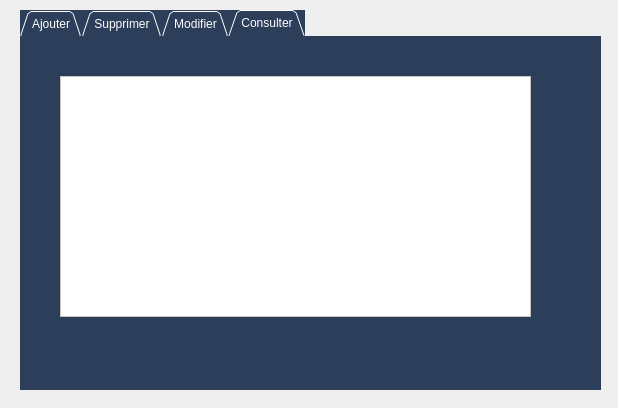
<?xml version="1.0" encoding="UTF-8"?>
<ui version="4.0">
 <class>Dialog_personnel</class>
 <widget class="QDialog" name="Dialog_personnel">
  <property name="geometry">
   <rect>
    <x>0</x>
    <y>0</y>
    <width>618</width>
    <height>408</height>
   </rect>
  </property>
  <property name="windowTitle">
   <string>Dialog</string>
  </property>
  <widget class="QTabWidget" name="tabWidget">
   <property name="geometry">
    <rect>
     <x>20</x>
     <y>10</y>
     <width>581</width>
     <height>380</height>
    </rect>
   </property>
   <property name="styleSheet">
    <string notr="true">background-color: rgb(44, 62, 89);
border-right-color: rgb(44, 62, 89);
border-color: rgb(44, 62, 89);
selection-background-color: rgb(255, 255, 255);
border-bottom-color: rgb(255, 255, 255);
border-bottom-color: rgb(44, 62, 89);
color: rgb(255, 255, 255);</string>
   </property>
   <property name="tabShape">
    <enum>QTabWidget::Triangular</enum>
   </property>
   <property name="currentIndex">
    <number>3</number>
   </property>
   <widget class="QWidget" name="tab_Ajouter">
    <attribute name="title">
     <string>Ajouter</string>
    </attribute>
    <widget class="QLineEdit" name="lineEdit_Nom">
     <property name="geometry">
      <rect>
       <x>144</x>
       <y>93</y>
       <width>133</width>
       <height>20</height>
      </rect>
     </property>
     <property name="styleSheet">
      <string notr="true">background-color: rgb(255, 255, 255);
color: rgb(0, 0, 0);
</string>
     </property>
    </widget>
    <widget class="QLineEdit" name="lineEdit_Prenom">
     <property name="geometry">
      <rect>
       <x>144</x>
       <y>119</y>
       <width>133</width>
       <height>20</height>
      </rect>
     </property>
     <property name="styleSheet">
      <string notr="true">background-color: rgb(255, 255, 255);
color: rgb(0, 0, 0);

</string>
     </property>
    </widget>
    <widget class="QLabel" name="Role">
     <property name="geometry">
      <rect>
       <x>31</x>
       <y>145</y>
       <width>29</width>
       <height>16</height>
      </rect>
     </property>
     <property name="styleSheet">
      <string notr="true">font: 10pt &quot;MS Shell Dlg 2&quot;;
</string>
     </property>
     <property name="text">
      <string>Role </string>
     </property>
    </widget>
    <widget class="QLineEdit" name="lineEdit_Pseudo">
     <property name="geometry">
      <rect>
       <x>144</x>
       <y>171</y>
       <width>133</width>
       <height>20</height>
      </rect>
     </property>
     <property name="styleSheet">
      <string notr="true">background-color: rgb(255, 255, 255);
color: rgb(0, 0, 0);

			</string>
     </property>
    </widget>
    <widget class="QLineEdit" name="lineEdit_Cin">
     <property name="geometry">
      <rect>
       <x>144</x>
       <y>67</y>
       <width>133</width>
       <height>20</height>
      </rect>
     </property>
     <property name="styleSheet">
      <string notr="true">background-color: rgb(255, 255, 255);
color: rgb(0, 0, 0);
</string>
     </property>
    </widget>
    <widget class="QLabel" name="Nombre_des_pages">
     <property name="geometry">
      <rect>
       <x>31</x>
       <y>119</y>
       <width>48</width>
       <height>16</height>
      </rect>
     </property>
     <property name="styleSheet">
      <string notr="true">font: 10pt &quot;MS Shell Dlg 2&quot;;</string>
     </property>
     <property name="text">
      <string>Prenom </string>
     </property>
    </widget>
    <widget class="QLineEdit" name="lineEdit_Role">
     <property name="geometry">
      <rect>
       <x>144</x>
       <y>145</y>
       <width>133</width>
       <height>20</height>
      </rect>
     </property>
     <property name="styleSheet">
      <string notr="true">background-color: rgb(255, 255, 255);
color: rgb(0, 0, 0);
</string>
     </property>
    </widget>
    <widget class="QLabel" name="Pseudo">
     <property name="geometry">
      <rect>
       <x>31</x>
       <y>171</y>
       <width>45</width>
       <height>16</height>
      </rect>
     </property>
     <property name="styleSheet">
      <string notr="true">font: 10pt &quot;MS Shell Dlg 2&quot;;</string>
     </property>
     <property name="text">
      <string>Pseudo </string>
     </property>
    </widget>
    <widget class="QLabel" name="Cin">
     <property name="geometry">
      <rect>
       <x>31</x>
       <y>67</y>
       <width>24</width>
       <height>16</height>
      </rect>
     </property>
     <property name="styleSheet">
      <string notr="true">font: 10pt &quot;MS Shell Dlg 2&quot;;</string>
     </property>
     <property name="text">
      <string>CIN </string>
     </property>
    </widget>
    <widget class="QLabel" name="Nom">
     <property name="geometry">
      <rect>
       <x>31</x>
       <y>93</y>
       <width>34</width>
       <height>16</height>
      </rect>
     </property>
     <property name="styleSheet">
      <string notr="true">font: 10pt &quot;MS Shell Dlg 2&quot;;</string>
     </property>
     <property name="text">
      <string>Nom  </string>
     </property>
    </widget>
    <widget class="QPushButton" name="pushButton_ajouter">
     <property name="geometry">
      <rect>
       <x>460</x>
       <y>320</y>
       <width>91</width>
       <height>23</height>
      </rect>
     </property>
     <property name="text">
      <string>Valider</string>
     </property>
    </widget>
    <widget class="QLineEdit" name="lineEdit_Num_Tel">
     <property name="geometry">
      <rect>
       <x>144</x>
       <y>301</y>
       <width>133</width>
       <height>20</height>
      </rect>
     </property>
     <property name="styleSheet">
      <string notr="true">background-color: rgb(255, 255, 255);
color: rgb(0, 0, 0);

			</string>
     </property>
    </widget>
    <widget class="QLabel" name="Num_Tel">
     <property name="geometry">
      <rect>
       <x>31</x>
       <y>301</y>
       <width>55</width>
       <height>16</height>
      </rect>
     </property>
     <property name="styleSheet">
      <string notr="true">font: 10pt &quot;MS Shell Dlg 2&quot;;</string>
     </property>
     <property name="text">
      <string>Num_Tel </string>
     </property>
    </widget>
    <widget class="QLineEdit" name="lineEdit_Adresse">
     <property name="geometry">
      <rect>
       <x>144</x>
       <y>223</y>
       <width>133</width>
       <height>20</height>
      </rect>
     </property>
     <property name="styleSheet">
      <string notr="true">background-color: rgb(255, 255, 255);
color: rgb(0, 0, 0);

			</string>
     </property>
    </widget>
    <widget class="QLabel" name="Adresse">
     <property name="geometry">
      <rect>
       <x>31</x>
       <y>223</y>
       <width>50</width>
       <height>16</height>
      </rect>
     </property>
     <property name="styleSheet">
      <string notr="true">font: 10pt &quot;MS Shell Dlg 2&quot;;</string>
     </property>
     <property name="text">
      <string>Adresse </string>
     </property>
    </widget>
    <widget class="QLineEdit" name="lineEdit_Mdp">
     <property name="geometry">
      <rect>
       <x>144</x>
       <y>197</y>
       <width>133</width>
       <height>20</height>
      </rect>
     </property>
     <property name="styleSheet">
      <string notr="true">background-color: rgb(255, 255, 255);
color: rgb(0, 0, 0);

			</string>
     </property>
    </widget>
    <widget class="QLabel" name="Mot_passe">
     <property name="geometry">
      <rect>
       <x>31</x>
       <y>197</y>
       <width>86</width>
       <height>16</height>
      </rect>
     </property>
     <property name="styleSheet">
      <string notr="true">font: 10pt &quot;MS Shell Dlg 2&quot;;</string>
     </property>
     <property name="text">
      <string>Mot_de_passe </string>
     </property>
    </widget>
    <widget class="QLineEdit" name="lineEdit_Cp">
     <property name="geometry">
      <rect>
       <x>144</x>
       <y>249</y>
       <width>133</width>
       <height>20</height>
      </rect>
     </property>
     <property name="styleSheet">
      <string notr="true">background-color: rgb(255, 255, 255);
color: rgb(0, 0, 0);

			</string>
     </property>
    </widget>
    <widget class="QLabel" name="Code_Postale">
     <property name="geometry">
      <rect>
       <x>31</x>
       <y>249</y>
       <width>72</width>
       <height>16</height>
      </rect>
     </property>
     <property name="styleSheet">
      <string notr="true">font: 10pt &quot;MS Shell Dlg 2&quot;;</string>
     </property>
     <property name="text">
      <string>code_postal </string>
     </property>
    </widget>
    <widget class="QLineEdit" name="lineEdit_Cdp">
     <property name="geometry">
      <rect>
       <x>144</x>
       <y>275</y>
       <width>133</width>
       <height>20</height>
      </rect>
     </property>
     <property name="styleSheet">
      <string notr="true">background-color: rgb(255, 255, 255);
color: rgb(0, 0, 0);

			</string>
     </property>
    </widget>
    <widget class="QLabel" name="CodeDepartement">
     <property name="geometry">
      <rect>
       <x>31</x>
       <y>275</y>
       <width>107</width>
       <height>16</height>
      </rect>
     </property>
     <property name="styleSheet">
      <string notr="true">font: 10pt &quot;MS Shell Dlg 2&quot;;</string>
     </property>
     <property name="text">
      <string>CodeDepartement </string>
     </property>
    </widget>
   </widget>
   <widget class="QWidget" name="tab_Supprimer">
    <attribute name="title">
     <string>Supprimer</string>
    </attribute>
    <widget class="QLabel" name="label_2">
     <property name="geometry">
      <rect>
       <x>60</x>
       <y>31</y>
       <width>331</width>
       <height>20</height>
      </rect>
     </property>
     <property name="styleSheet">
      <string notr="true">font: 10pt &quot;MS Shell Dlg 2&quot;;</string>
     </property>
     <property name="text">
      <string>Tapez le numero CIN que vous souhaite le supprimer</string>
     </property>
    </widget>
    <widget class="QLineEdit" name="lineEdit_ide_4">
     <property name="geometry">
      <rect>
       <x>410</x>
       <y>31</y>
       <width>109</width>
       <height>20</height>
      </rect>
     </property>
     <property name="styleSheet">
      <string notr="true">background-color: rgb(255, 255, 255);
color: rgb(0, 0, 0);</string>
     </property>
    </widget>
    <widget class="QPushButton" name="pushButton_supprimer">
     <property name="geometry">
      <rect>
       <x>460</x>
       <y>320</y>
       <width>75</width>
       <height>23</height>
      </rect>
     </property>
     <property name="text">
      <string>valider</string>
     </property>
    </widget>
   </widget>
   <widget class="QWidget" name="tab_Modifer">
    <attribute name="title">
     <string>Modifier</string>
    </attribute>
    <widget class="QLabel" name="label">
     <property name="geometry">
      <rect>
       <x>12</x>
       <y>31</y>
       <width>460</width>
       <height>16</height>
      </rect>
     </property>
     <property name="styleSheet">
      <string notr="true">font: 10pt &quot;MS Shell Dlg 2&quot;;</string>
     </property>
     <property name="text">
      <string>Vous devez Tapez le numero CIN  du Personnel que vous souhaite modifier</string>
     </property>
    </widget>
    <widget class="QLineEdit" name="lineEdit_ide_3">
     <property name="geometry">
      <rect>
       <x>480</x>
       <y>31</y>
       <width>90</width>
       <height>20</height>
      </rect>
     </property>
     <property name="styleSheet">
      <string notr="true">background-color: rgb(255, 255, 255);
color: rgb(0, 0, 0);
</string>
     </property>
    </widget>
    <widget class="QPushButton" name="pushButton_modifier">
     <property name="geometry">
      <rect>
       <x>460</x>
       <y>320</y>
       <width>75</width>
       <height>23</height>
      </rect>
     </property>
     <property name="text">
      <string>Valider</string>
     </property>
    </widget>
    <widget class="QLabel" name="CodeDepartement_4">
     <property name="geometry">
      <rect>
       <x>37</x>
       <y>278</y>
       <width>107</width>
       <height>16</height>
      </rect>
     </property>
     <property name="styleSheet">
      <string notr="true">font: 10pt &quot;MS Shell Dlg 2&quot;;</string>
     </property>
     <property name="text">
      <string>CodeDepartement </string>
     </property>
    </widget>
    <widget class="QLineEdit" name="lineEdit_Role_4">
     <property name="geometry">
      <rect>
       <x>150</x>
       <y>148</y>
       <width>133</width>
       <height>20</height>
      </rect>
     </property>
     <property name="styleSheet">
      <string notr="true">background-color: rgb(255, 255, 255);
color: rgb(0, 0, 0);
</string>
     </property>
    </widget>
    <widget class="QLabel" name="Mot_passe_4">
     <property name="geometry">
      <rect>
       <x>37</x>
       <y>200</y>
       <width>86</width>
       <height>16</height>
      </rect>
     </property>
     <property name="styleSheet">
      <string notr="true">font: 10pt &quot;MS Shell Dlg 2&quot;;</string>
     </property>
     <property name="text">
      <string>Mot_de_passe </string>
     </property>
    </widget>
    <widget class="QLineEdit" name="lineEdit_Nom_4">
     <property name="geometry">
      <rect>
       <x>150</x>
       <y>96</y>
       <width>133</width>
       <height>20</height>
      </rect>
     </property>
     <property name="styleSheet">
      <string notr="true">background-color: rgb(255, 255, 255);
color: rgb(0, 0, 0);
</string>
     </property>
    </widget>
    <widget class="QLineEdit" name="lineEdit_Adresse_4">
     <property name="geometry">
      <rect>
       <x>150</x>
       <y>226</y>
       <width>133</width>
       <height>20</height>
      </rect>
     </property>
     <property name="styleSheet">
      <string notr="true">background-color: rgb(255, 255, 255);
color: rgb(0, 0, 0);

			</string>
     </property>
    </widget>
    <widget class="QLabel" name="Num_Tel_4">
     <property name="geometry">
      <rect>
       <x>37</x>
       <y>304</y>
       <width>55</width>
       <height>16</height>
      </rect>
     </property>
     <property name="styleSheet">
      <string notr="true">font: 10pt &quot;MS Shell Dlg 2&quot;;</string>
     </property>
     <property name="text">
      <string>Num_Tel </string>
     </property>
    </widget>
    <widget class="QLineEdit" name="lineEdit_Cp_4">
     <property name="geometry">
      <rect>
       <x>150</x>
       <y>252</y>
       <width>133</width>
       <height>20</height>
      </rect>
     </property>
     <property name="styleSheet">
      <string notr="true">background-color: rgb(255, 255, 255);
color: rgb(0, 0, 0);

			</string>
     </property>
    </widget>
    <widget class="QLabel" name="Nombre_des_pages_5">
     <property name="geometry">
      <rect>
       <x>37</x>
       <y>122</y>
       <width>48</width>
       <height>16</height>
      </rect>
     </property>
     <property name="styleSheet">
      <string notr="true">font: 10pt &quot;MS Shell Dlg 2&quot;;</string>
     </property>
     <property name="text">
      <string>Prenom </string>
     </property>
    </widget>
    <widget class="QLabel" name="Nom_4">
     <property name="geometry">
      <rect>
       <x>37</x>
       <y>96</y>
       <width>34</width>
       <height>16</height>
      </rect>
     </property>
     <property name="styleSheet">
      <string notr="true">font: 10pt &quot;MS Shell Dlg 2&quot;;</string>
     </property>
     <property name="text">
      <string>Nom  </string>
     </property>
    </widget>
    <widget class="QLineEdit" name="lineEdit_Cdp_4">
     <property name="geometry">
      <rect>
       <x>150</x>
       <y>278</y>
       <width>133</width>
       <height>20</height>
      </rect>
     </property>
     <property name="styleSheet">
      <string notr="true">background-color: rgb(255, 255, 255);
color: rgb(0, 0, 0);

			</string>
     </property>
    </widget>
    <widget class="QLabel" name="Role_4">
     <property name="geometry">
      <rect>
       <x>37</x>
       <y>148</y>
       <width>29</width>
       <height>16</height>
      </rect>
     </property>
     <property name="styleSheet">
      <string notr="true">font: 10pt &quot;MS Shell Dlg 2&quot;;
</string>
     </property>
     <property name="text">
      <string>Role </string>
     </property>
    </widget>
    <widget class="QLabel" name="Code_Postale_4">
     <property name="geometry">
      <rect>
       <x>37</x>
       <y>252</y>
       <width>72</width>
       <height>16</height>
      </rect>
     </property>
     <property name="styleSheet">
      <string notr="true">font: 10pt &quot;MS Shell Dlg 2&quot;;</string>
     </property>
     <property name="text">
      <string>code_postal </string>
     </property>
    </widget>
    <widget class="QLabel" name="Pseudo_4">
     <property name="geometry">
      <rect>
       <x>37</x>
       <y>174</y>
       <width>45</width>
       <height>16</height>
      </rect>
     </property>
     <property name="styleSheet">
      <string notr="true">font: 10pt &quot;MS Shell Dlg 2&quot;;</string>
     </property>
     <property name="text">
      <string>Pseudo </string>
     </property>
    </widget>
    <widget class="QLineEdit" name="lineEdit_Num_Tel_4">
     <property name="geometry">
      <rect>
       <x>150</x>
       <y>304</y>
       <width>133</width>
       <height>20</height>
      </rect>
     </property>
     <property name="styleSheet">
      <string notr="true">background-color: rgb(255, 255, 255);
color: rgb(0, 0, 0);

			</string>
     </property>
    </widget>
    <widget class="QLineEdit" name="lineEdit_Prenom_4">
     <property name="geometry">
      <rect>
       <x>150</x>
       <y>122</y>
       <width>133</width>
       <height>20</height>
      </rect>
     </property>
     <property name="styleSheet">
      <string notr="true">background-color: rgb(255, 255, 255);
color: rgb(0, 0, 0);

</string>
     </property>
    </widget>
    <widget class="QLineEdit" name="lineEdit_Mdp_4">
     <property name="geometry">
      <rect>
       <x>150</x>
       <y>200</y>
       <width>133</width>
       <height>20</height>
      </rect>
     </property>
     <property name="styleSheet">
      <string notr="true">background-color: rgb(255, 255, 255);
color: rgb(0, 0, 0);

			</string>
     </property>
    </widget>
    <widget class="QLineEdit" name="lineEdit_Pseudo_4">
     <property name="geometry">
      <rect>
       <x>150</x>
       <y>174</y>
       <width>133</width>
       <height>20</height>
      </rect>
     </property>
     <property name="styleSheet">
      <string notr="true">background-color: rgb(255, 255, 255);
color: rgb(0, 0, 0);

			</string>
     </property>
    </widget>
    <widget class="QLabel" name="Adresse_4">
     <property name="geometry">
      <rect>
       <x>37</x>
       <y>226</y>
       <width>50</width>
       <height>16</height>
      </rect>
     </property>
     <property name="styleSheet">
      <string notr="true">font: 10pt &quot;MS Shell Dlg 2&quot;;</string>
     </property>
     <property name="text">
      <string>Adresse </string>
     </property>
    </widget>
   </widget>
   <widget class="QWidget" name="tab_Consulter">
    <attribute name="title">
     <string>Consulter</string>
    </attribute>
    <widget class="QTableView" name="tablePersonnel">
     <property name="geometry">
      <rect>
       <x>40</x>
       <y>40</y>
       <width>471</width>
       <height>241</height>
      </rect>
     </property>
     <property name="styleSheet">
      <string notr="true">background-color: rgb(255, 255, 255);
color: rgb(0, 0, 0);</string>
     </property>
    </widget>
   </widget>
  </widget>
 </widget>
 <resources/>
 <connections/>
</ui>
